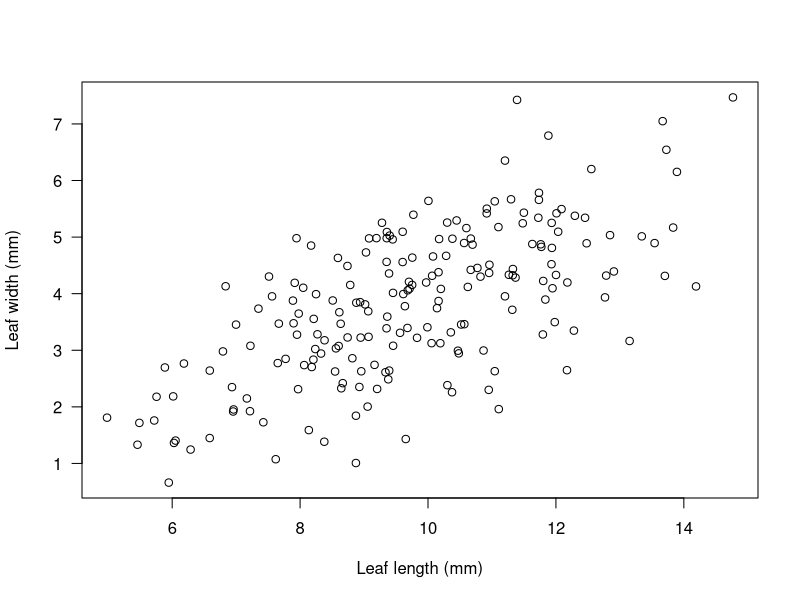
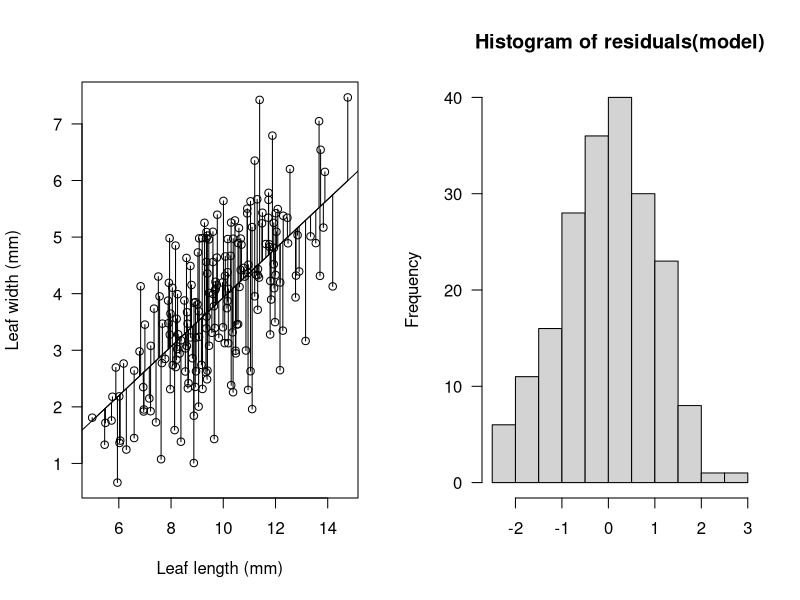
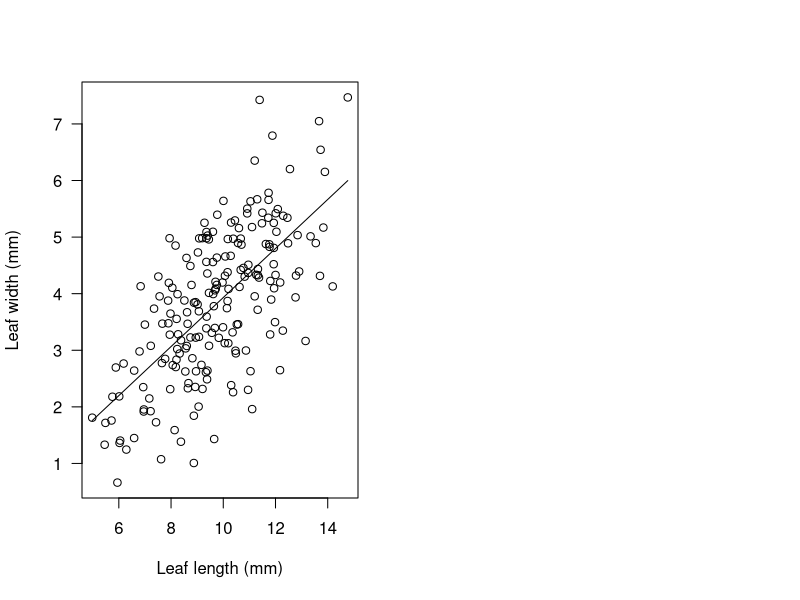
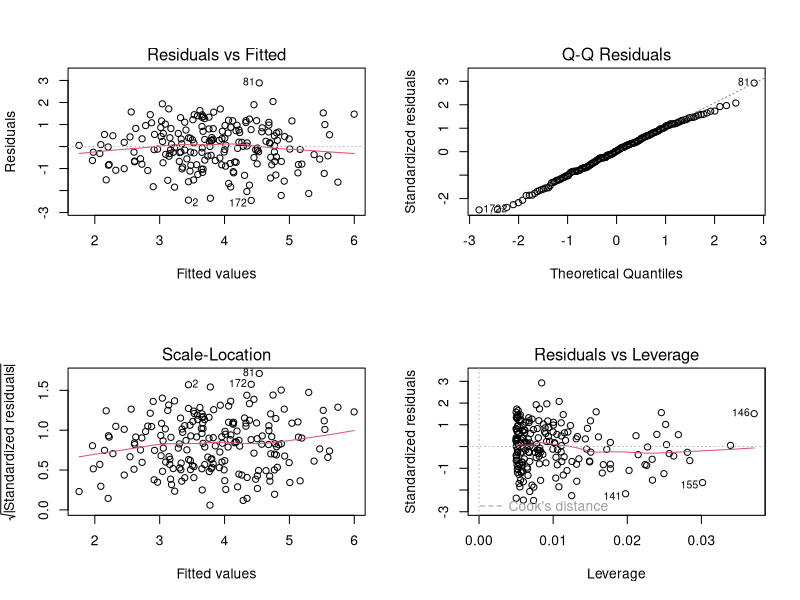

Reproduce these figures in R, in order.
set.seed(85)
x = rnorm(n=200, mean=10, sd=2) # normally distr. data points made
y = 0.4*x + rnorm(200, 0, 1) # y = kx + m, m from normal distribution (mean = 0, sd = 1)
plot(x, y, las=1,
xlab="Leaf length (mm)",
ylab="Leaf width (mm)")


model = lm(y ~ x) #linear model
str(model)
summary(model)

cf = model$coefficients

# predicted values
predvals = cf[1] + cf[2]*x # the values of the regression line
?par

par(mfrow=c(1,2))
plot(x, y, las=1,
xlab="Leaf length (mm)",
ylab="Leaf width (mm)")
lines(x, predvals) # this makes a line within the data points
abline(model) # built in function, making the same line ^but not within
segments(x, y, x, predvals) # shows the residuals as vertical lines between observed and predicted values
hist(residuals(model), xlab="", las=1) # this is what is meant by that the residuals are "fine"

?seq
newx = seq(min(x), max(x), length.out=200)
predy = cf[1] + cf[2]*newx
plot(x, y, las=1,
xlab="Leaf length (mm)",
ylab="Leaf width (mm)")
lines(newx, predy)

par(mfrow=c(2,2))
plot(model) #gives lots of diff plots

summary(model)
#Multiple R-squared:  0.4311
# "43.1% of the variance in y is explained by x"
# or..
cor(x,y)^2
# [1] 0.4310643
# can be calculated by the variance of the the predicted values / by the variance of the observed values
var(predvals) / var(y)
# [1] 0.4310643
cf[1]^2*var(x) #gives the same as var(prevdvals)